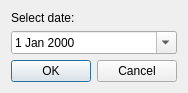
<?xml version="1.0" encoding="UTF-8"?>
<ui version="4.0">
 <class>DateSelect</class>
 <widget class="QDialog" name="DateSelect">
  <property name="geometry">
   <rect>
    <x>0</x>
    <y>0</y>
    <width>188</width>
    <height>91</height>
   </rect>
  </property>
  <property name="windowTitle">
   <string>Go to date</string>
  </property>
  <layout class="QGridLayout" name="gridLayout">
   <item row="0" column="0">
    <layout class="QGridLayout" name="gridLayout_2">
     <item row="2" column="0">
      <layout class="QHBoxLayout" name="horizontalLayout">
       <item>
        <widget class="QPushButton" name="okButton">
         <property name="text">
          <string>OK</string>
         </property>
        </widget>
       </item>
       <item>
        <widget class="QPushButton" name="cancelButton">
         <property name="text">
          <string>Cancel</string>
         </property>
        </widget>
       </item>
      </layout>
     </item>
     <item row="1" column="0">
      <widget class="QDateEdit" name="dateEdit">
       <property name="minimumDate">
        <date>
         <year>1970</year>
         <month>1</month>
         <day>1</day>
        </date>
       </property>
       <property name="calendarPopup">
        <bool>true</bool>
       </property>
      </widget>
     </item>
     <item row="0" column="0">
      <widget class="QLabel" name="label">
       <property name="text">
        <string>Select date:</string>
       </property>
      </widget>
     </item>
    </layout>
   </item>
  </layout>
 </widget>
 <resources/>
 <connections/>
</ui>
